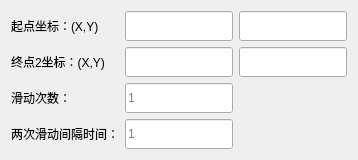
   <widget class="QWidget" name="drag_test">
    <attribute name="title">
     <string>单线滑动测试</string>
    </attribute>
    <layout class="QGridLayout" name="gridLayout_5">
     <item row="0" column="0">
      <layout class="QGridLayout" name="drag_test">
       <item row="1" column="2">
        <widget class="QLineEdit" name="v_drag_p2_y">
         <property name="minimumSize">
          <size>
           <width>0</width>
           <height>30</height>
          </size>
         </property>
         <property name="maximumSize">
          <size>
           <width>16777215</width>
           <height>30</height>
          </size>
         </property>
        </widget>
       </item>
       <item row="0" column="0">
        <widget class="QLabel" name="drag_p1">
         <property name="text">
          <string>起点坐标：(X,Y)</string>
         </property>
        </widget>
       </item>
       <item row="1" column="1">
        <widget class="QLineEdit" name="v_drag_p2_x">
         <property name="minimumSize">
          <size>
           <width>0</width>
           <height>30</height>
          </size>
         </property>
         <property name="maximumSize">
          <size>
           <width>16777215</width>
           <height>30</height>
          </size>
         </property>
        </widget>
       </item>
       <item row="0" column="2">
        <widget class="QLineEdit" name="v_drag_p1_y">
         <property name="minimumSize">
          <size>
           <width>0</width>
           <height>30</height>
          </size>
         </property>
         <property name="maximumSize">
          <size>
           <width>16777215</width>
           <height>30</height>
          </size>
         </property>
        </widget>
       </item>
       <item row="3" column="0">
        <widget class="QLabel" name="drag_i_time">
         <property name="text">
          <string>两次滑动间隔时间：</string>
         </property>
        </widget>
       </item>
       <item row="0" column="1">
        <widget class="QLineEdit" name="v_drag_p1_x">
         <property name="minimumSize">
          <size>
           <width>0</width>
           <height>30</height>
          </size>
         </property>
         <property name="maximumSize">
          <size>
           <width>16777215</width>
           <height>30</height>
          </size>
         </property>
        </widget>
       </item>
       <item row="2" column="0">
        <widget class="QLabel" name="drag_num">
         <property name="text">
          <string>滑动次数：</string>
         </property>
        </widget>
       </item>
       <item row="2" column="1">
        <widget class="QLineEdit" name="v_drag_num">
         <property name="minimumSize">
          <size>
           <width>0</width>
           <height>30</height>
          </size>
         </property>
         <property name="maximumSize">
          <size>
           <width>16777215</width>
           <height>30</height>
          </size>
         </property>
         <property name="placeholderText">
          <string>1</string>
         </property>
        </widget>
       </item>
       <item row="1" column="0">
        <widget class="QLabel" name="drag_p2">
         <property name="text">
          <string>终点2坐标：(X,Y)</string>
         </property>
        </widget>
       </item>
       <item row="3" column="1">
        <widget class="QLineEdit" name="v_drag_i_time">
         <property name="minimumSize">
          <size>
           <width>0</width>
           <height>30</height>
          </size>
         </property>
         <property name="maximumSize">
          <size>
           <width>16777215</width>
           <height>30</height>
          </size>
         </property>
         <property name="placeholderText">
          <string>1</string>
         </property>
        </widget>
       </item>
      </layout>
     </item>
    </layout>
   </widget>
